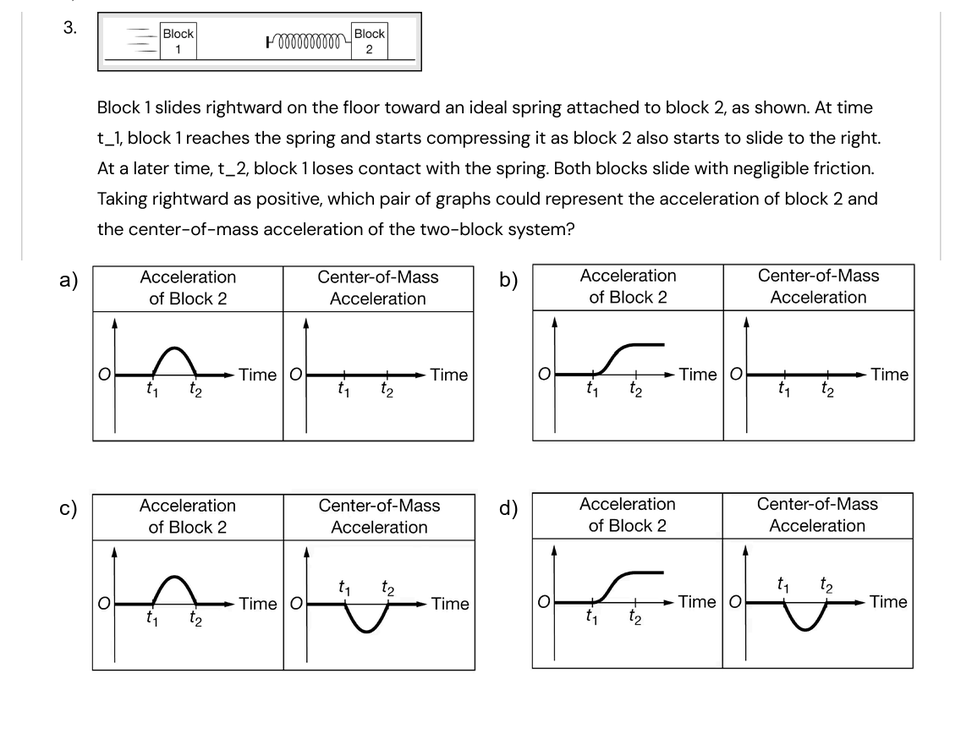
#> input picture VectorSelect by Mr. F/assets/cards/app1_unit1_midterm_review_q3.png, 961 x 734 px, shrunk from 1136 x 868 before the run; its folder holds only this picture in this run
$ python audit_cards.py
#> lines starting #> are read from the running program, lines starting #| are printed output that depends on the picture; after the words box and inside, x2 and y2 are one past the last pixel; in counts of white or black regions, pixels touching at a corner belong together
#!/usr/bin/env python3
"""
Card integrity auditor — checks every PNG for bottom-edge clipping.

Detection strategy:
1. OCR the bottom ~25% of the image (where choice D lives)
2. Look for the four choice markers (A), (B), (C), (D) — all must be present
3. Verify the last choice (D) has at least N characters of readable text after its label
4. Flag if choice D is missing, or its text < threshold, or if the image ends abruptly
   (very small white margin at bottom suggesting crop)

Outputs a CSV and summary.
"""
import glob
import json
import os
import re
import sys
from pathlib import Path

import pytesseract
from PIL import Image, ImageFilter

CARDS_DIR = Path(__file__).resolve().parent.parent / "assets" / "cards"
MIN_CHOICE_D_CHARS = 8      # minimum visible chars after "(D)" to consider it unclipped
BOTTOM_BAND_PCT = 0.35      # scan bottom 35% of image
MIN_WHITE_MARGIN_PX = 3     # min white margin at very bottom edge

# Tesseract config: single column, sparse text, don't rotate
TESS_CONFIG = "--oem 3 --psm 6 -c tessedit_char_whitelist=ABCDEFGHIJKLMNOPQRSTUVWXYZabcdefghijklmnopqrstuvwxyz0123456789()[]{}<>=+-/.,:;?'\"!@#$%^&*_ "

CHOICE_RE = re.compile(r'\([A-D]\)\s*(.*)', re.DOTALL)

def extract_choice_d_text(image: Image.Image) -> tuple[bool, int, str]:
    """
    Returns (choice_d_found, char_count_after_D_label, snippet)
    """
    w, h = image.size
    # Crop bottom band where choice D lives
    band = image.crop((0, int(h * (1 - BOTTOM_BAND_PCT)), w, h))

    # Boost contrast for OCR
    band = band.convert("L").point(lambda x: 0 if x < 180 else 255)

    text = pytesseract.image_to_string(band, config=TESS_CONFIG).strip()
    text = re.sub(r'\s+', ' ', text)

    # Find the last (D) occurrence
    matches = list(CHOICE_RE.finditer(text))
    if not matches:
        return False, 0, text[:200]

    last = matches[-1]
    if last.group(1) != 'D':
        return False, 0, text[:200]

    after = last.group(2).strip()
    return True, len(after), after[:120]

def check_bottom_margin(image: Image.Image) -> bool:
    """Returns True if there's a suspicious white sliver at the bottom edge."""
    w, h = image.size
    bottom_row = image.crop((0, h - 2, w, h)).convert("L")
    # If >90% of bottom 2px row is near-white (>240), crop likely cut off
    whites = sum(1 for p in bottom_row.getdata() if p > 240)
    return whites / (w * 2) > 0.9

def audit_card(path: Path) -> dict:
    im = Image.open(path)
    w, h = im.size

    d_found, d_chars, snippet = extract_choice_d_text(im)
    white_bottom = check_bottom_margin(im)

    # Determine status
    if not d_found:
        status = "MISSING_CHOICE_D"
    elif d_chars < MIN_CHOICE_D_CHARS:
        status = "CLIPPED_CHOICE_D"
    elif white_bottom:
        status = "SUSPECT_WHITE_BOTTOM"
    else:
        status = "OK"

    return {
        "file": path.name,
        "size": f"{w}x{h}",
        "status": status,
        "choice_d_chars": d_chars,
        "snippet": snippet,
        "white_bottom": white_bottom,
    }

def main():
    files = sorted(CARDS_DIR.glob("*.png"))
    print(f"Scanning {len(files)} cards in {CARDS_DIR}...")

    results = []
    for i, f in enumerate(files, 1):
        if i % 100 == 0:
            print(f"  {i}/{len(files)}")
        try:
            results.append(audit_card(f))
#> in audit_card, im is the input picture: PIL image 961x734 RGB; mean R, G, B 241.6, 241.6, 241.6
#> in extract_choice_d_text, `band = image.crop((0, int(h * (1 - BOTTOM_BAND_PCT)), w, h))`:
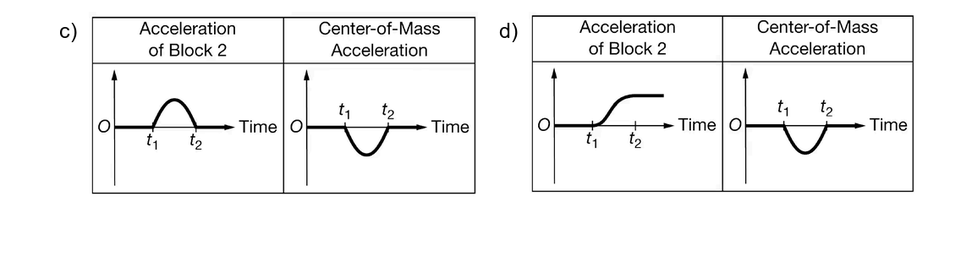
#> band: PIL image 961x257 RGB; min 0, max 255, mean 243.4
#> in extract_choice_d_text, `band = band.convert("L").point(lambda x: 0 if x < 180 else 255)`:
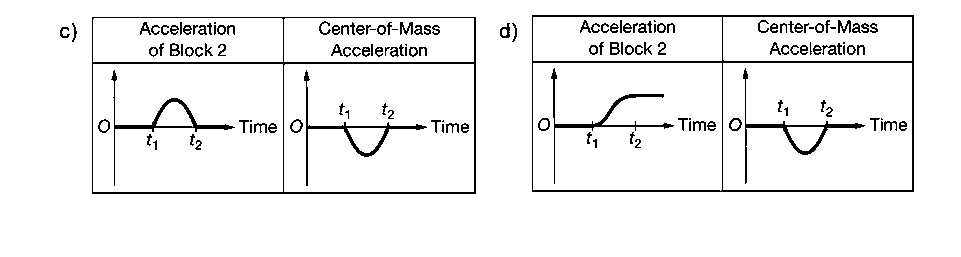
#> band: PIL image 961x257 L; 94.2% white; black in thin lines or dots, all inside (x1, y1, x2, y2) = (60, 15, 914, 194)
        except Exception as e:
            results.append({
                "file": f.name,
                "status": "ERROR",
                "error": str(e)
            })

    # Summary
    by_status = {}
    for r in results:
        by_status.setdefault(r["status"], 0)
        by_status[r["status"]] += 1

    print("\n=== SUMMARY ===")
    for s, c in sorted(by_status.items(), key=lambda x: -x[1]):
        print(f"  {s:25s} : {c}")

    # Write CSV
    out = CARDS_DIR.parent / "card_audit.csv"
    with open(out, "w", encoding="utf-8") as fh:
        fh.write("file,status,size,choice_d_chars,white_bottom,snippet\n")
        for r in results:
            snippet = r.get("snippet", "").replace('"', '""')
            fh.write(f'"{r["file"]}",{r["status"]},"{r.get("size","")}",{r.get("choice_d_chars",0)},{r.get("white_bottom",False)},"{snippet}"\n')
    print(f"\nCSV written to {out}")

    # List first 20 problematic
    bad = [r for r in results if r["status"] != "OK"]
    if bad:
        print(f"\n=== FIRST {min(20, len(bad))} PROBLEMS ===")
        for r in bad[:20]:
            print(f"  {r['file']:50s}  {r['status']:22s}  D_chars={r.get('choice_d_chars',0):2d}  white_bottom={r.get('white_bottom',False)}  ...{r.get('snippet','')[:80]}")

if __name__ == "__main__":
    main()

$ run again, on VectorSelect by Mr. F/assets/cards/app1_unit1_unit_1_practice_exam_q1.png
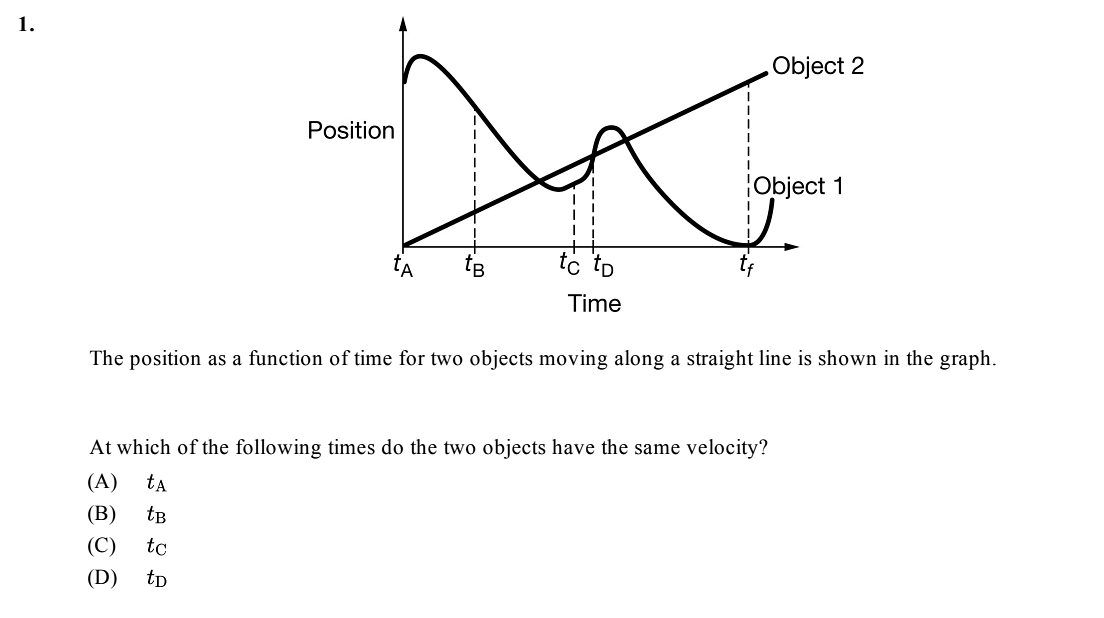
#> input picture VectorSelect by Mr. F/assets/cards/app1_unit1_unit_1_practice_exam_q1.png, 1104 x 618 px
#> in audit_card, im is the input picture: PIL image 1104x618 RGB; min 0, max 255, mean 249.5
#> in extract_choice_d_text, `band = image.crop((0, int(h * (1 - BOTTOM_BAND_PCT)), w, h))`:
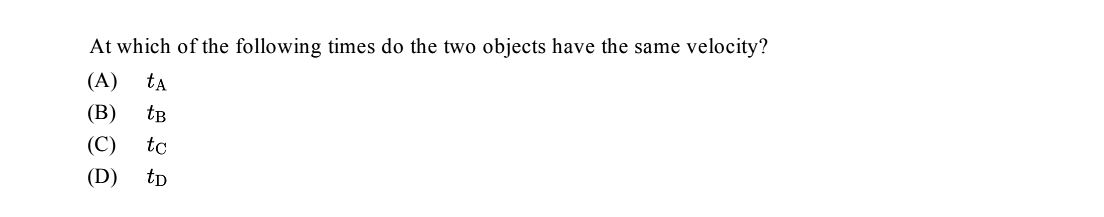
#> band: PIL image 1104x217 RGB; min 0, max 255, mean 251.6
#> in extract_choice_d_text, `band = band.convert("L").point(lambda x: 0 if x < 180 else 255)`:
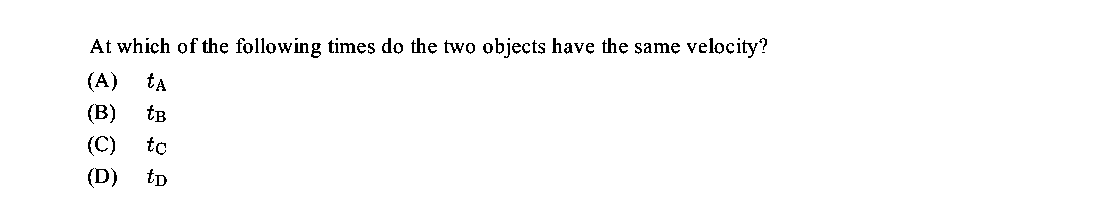
#> band: PIL image 1104x217 L; 98.3% white; black in thin lines or dots, all inside (x1, y1, x2, y2) = (88, 38, 767, 188)

$ run again, on VectorSelect by Mr. F/assets/cards/app1_unit1_unit_1_practice_exam_q10.png
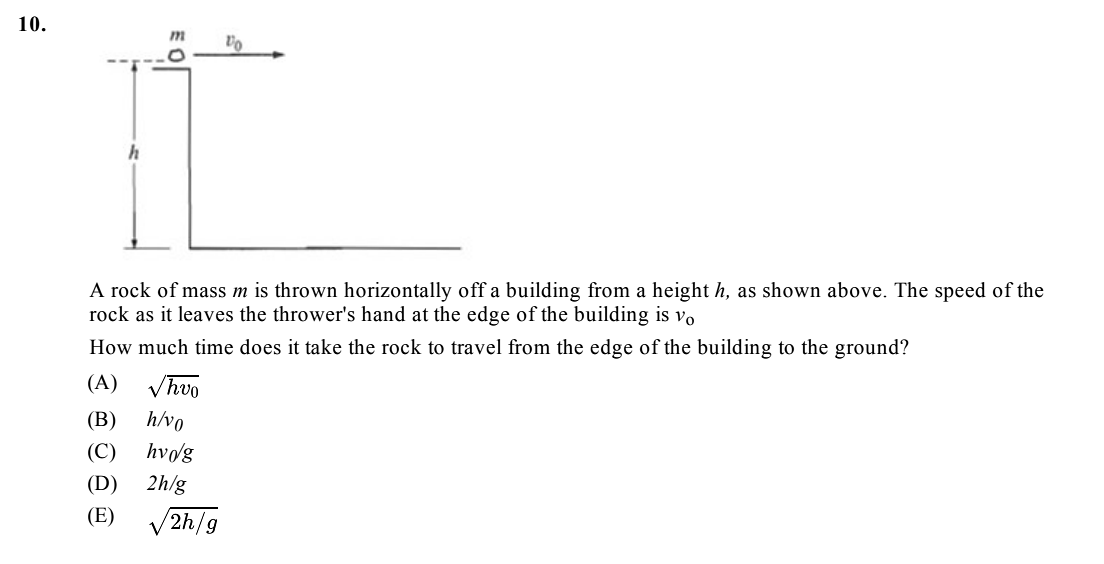
#> input picture VectorSelect by Mr. F/assets/cards/app1_unit1_unit_1_practice_exam_q10.png, 1104 x 564 px
#> in audit_card, im is the input picture: PIL image 1104x564 RGB; min 0, max 255, mean 250.2
#> in extract_choice_d_text, `band = image.crop((0, int(h * (1 - BOTTOM_BAND_PCT)), w, h))`:
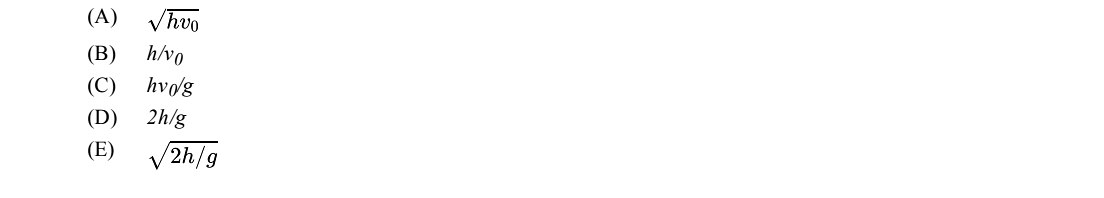
#> band: PIL image 1104x198 RGB; min 0, max 255, mean 253
#> in extract_choice_d_text, `band = band.convert("L").point(lambda x: 0 if x < 180 else 255)`:
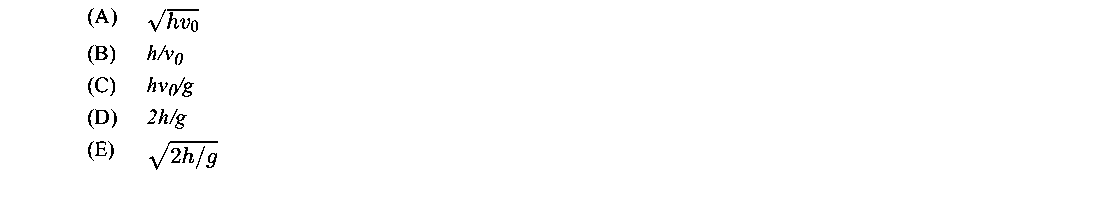
#> band: PIL image 1104x198 L; 99% white; black in thin lines or dots, all inside (x1, y1, x2, y2) = (88, 8, 218, 170)
